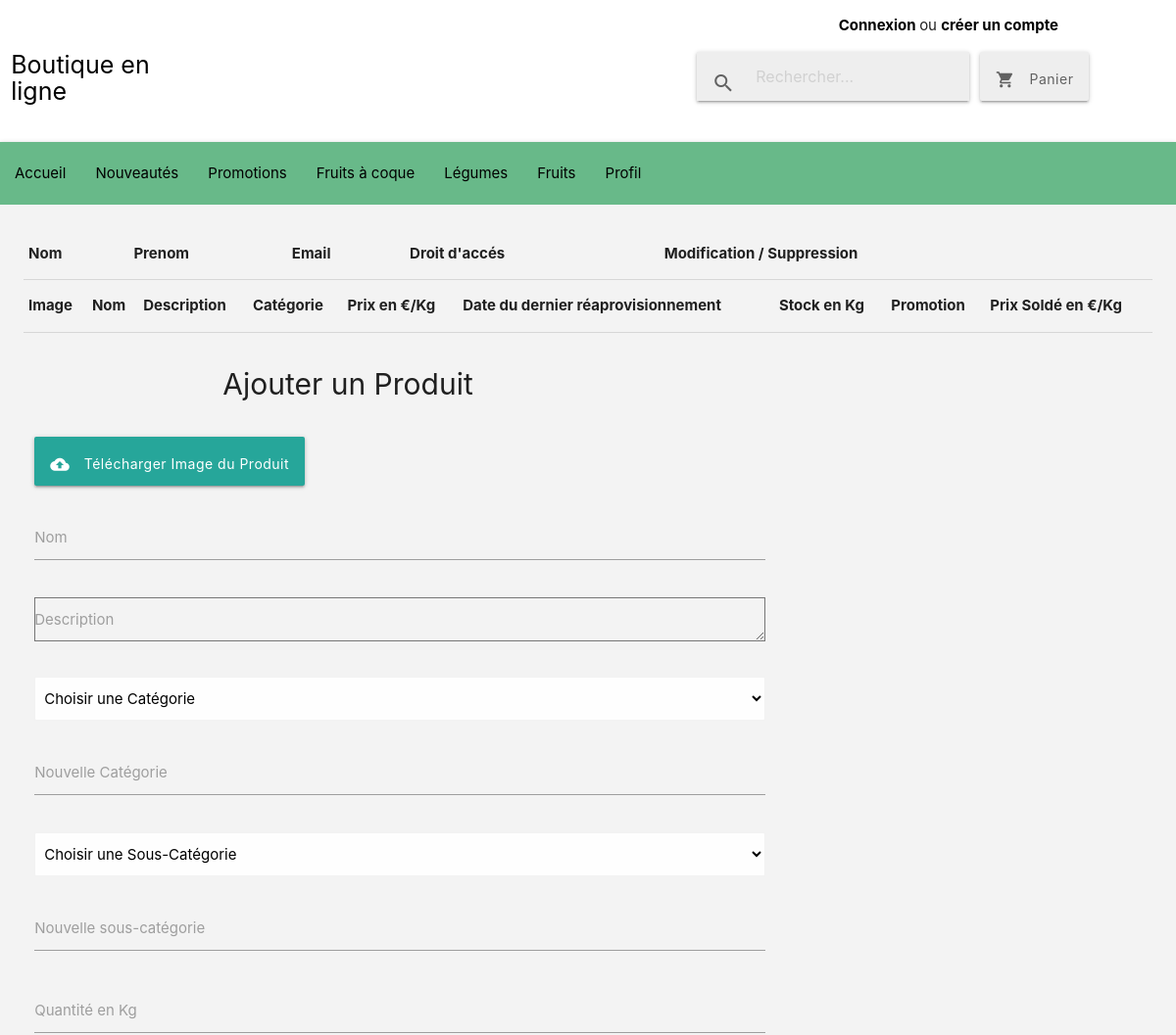
/admin.php (upper part), run on an earlier commit of the app's database.
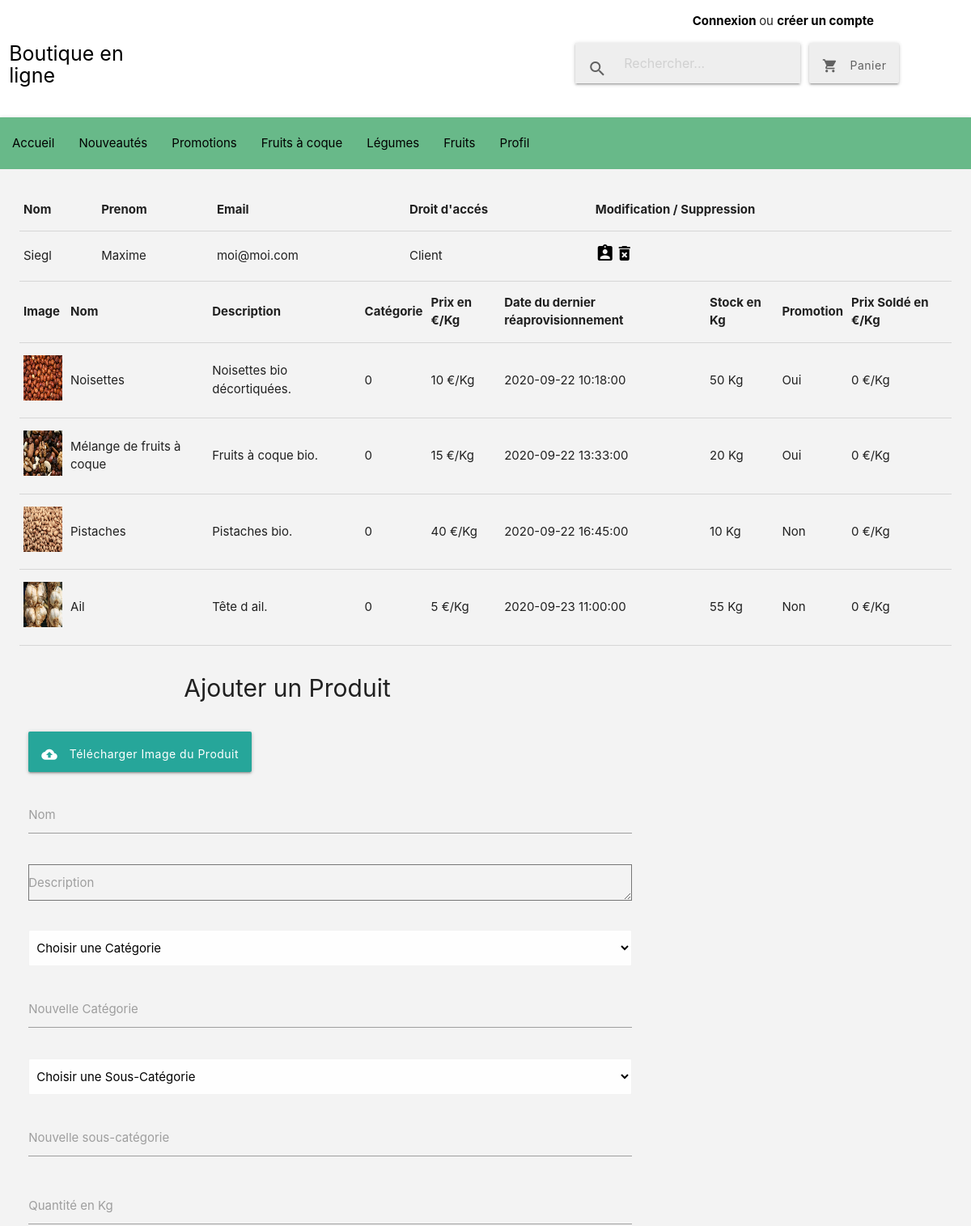
And on a later commit of the database.
### tables this page shows
CREATE TABLE IF NOT EXISTS `utilisateurs` (
  `id` int(11) NOT NULL AUTO_INCREMENT,
  `nom` varchar(255) NOT NULL,
  `prenom` varchar(255) NOT NULL,
  `email` varchar(255) NOT NULL,
  `password` varchar(255) NOT NULL,
  `etat_panier` tinyint(1) DEFAULT NULL,
  `admin` tinyint(1) DEFAULT NULL,
  PRIMARY KEY (`id`)
);

CREATE TABLE IF NOT EXISTS `produits` (
  `id` int(11) NOT NULL AUTO_INCREMENT,
  `nom` varchar(255) NOT NULL,
  `prix` int(11) NOT NULL,
  `description` text NOT NULL,
  `image` varchar(255) NOT NULL,
  `date_ajout` datetime NOT NULL,
  `stock` int(11) NOT NULL,
  `valorisation` tinyint(1) NOT NULL,
  `prix_solde` int(11) DEFAULT NULL,
  `id_categorie` int(11) NOT NULL,
  PRIMARY KEY (`id`)
);

### classes/Database.php (called while the page is built)
<?php
    class Database
    {
        private $pdo;
        public function __construct($login, $password, $database_name, $host = 'localhost'){
            $this->pdo = new PDO("mysql:host=$host; port=3306; dbname=$database_name", "$login", "$password");
            $this->pdo->setAttribute(PDO::ATTR_ERRMODE, PDO::ERRMODE_EXCEPTION);
            $this->pdo->setAttribute(PDO::ATTR_DEFAULT_FETCH_MODE, PDO::FETCH_OBJ);
        }
        public function query($query, $params = false){
            if($params){
                $req = $this->pdo->prepare($query);
                $req->execute($params);
            }
            else{
                $req = $this->pdo->query($query);
            }
            return $req;
        }
    }
?>

### includes/php_admin.php (the view, shortened to what this page needs)
<?php
    $requete = $db->query("SELECT * FROM utilisateurs");
    $users = $requete->fetchall(PDO::FETCH_ASSOC);
    echo '<table>';
    echo '<thead>';
    echo '<th>Nom</th>';
    echo '<th>Prenom</th>';
    echo '<th>Email</th>';
    echo '<th>Droit d\'accés</th>';
    echo '<th> Modification / Suppression </th>';
    echo '</thead>';
    echo '<tbody>';
    foreach($users as $user){
        if ($user['admin'] == 1){
            $droit = 'Administrateur';
        }
        else{
            $droit = 'Client';
        }
        echo '<tr>';
        echo '<td>'.$user['nom'].'</td>';
        echo '<td>'.$user['prenom'].'</td>';
        echo '<td>'.$user['email'].'</td>';
        echo '<td>'.$droit.'</td>';
        echo '<td>'.'<a href="admin.php?id_client_modif='.$user['id'].'"><i class="material-icons"> assignment_ind </i></a>'.'<a href="admin.php?id_client_over='.$user['id'].'"><i class="material-icons"> delete_forever </i></a>'.'</td>';
        echo '</tr>';
    }
    echo '<tbody>';
    echo '<table>';
    $requete = $db->query("SELECT * FROM produits");
    $produits = $requete->fetchall(PDO::FETCH_ASSOC);
    echo '<table>';
    echo '<thead>';
    echo '<th>Image</th>';
    echo '<th>Nom</th>';
    echo '<th>Description</th>';
    echo '<th>Catégorie</th>';
    echo '<th>Prix en €/Kg</th>';
    echo '<th>Date du dernier réaprovisionnement</th>';
    echo '<th>Stock en Kg</th>';
    echo '<th>Promotion</th>';
    echo '<th>Prix Soldé en €/Kg</th>';
    echo '</thead>';
    echo '<tbody>';
    foreach($produits as $produit){
        if ($produit['valorisation'] == 1){
            $solde = 'Oui';
        }
        else{
            $solde = 'Non';
        }
        echo '<tr>';
        echo '<td>'.'<img src="img/'.$produit['image'].'">'.'</td>';
        echo '<td>'.$produit['nom'].'</td>';
        echo '<td>'.$produit['description'].'</td>';
        echo '<td>'.$produit['id_categorie'].'</td>';
        echo '<td>'.$produit['prix'].' €/Kg </td>';
        echo '<td>'.$produit['date_ajout'].'</td>';
        echo '<td>'.$produit['stock'].' Kg</td>';
        echo '<td>'.$solde.'</td>';
        echo '<td>'.$produit['prix_solde'].' €/Kg </td>';
        echo '</tr>';
    }
    echo '<tbody>';
    echo '<table>';
?>

What changed in the data, as far as the page shows it:
added utilisateurs: nom "Siegl", prenom "Maxime", email "moi@moi.com", admin "Client"
added produits: image (picture), nom "Noisettes", description "Noisettes bio décortiquées.", id_categorie "0", prix "10", date_ajout "2020-09-22 10:18:00", stock "50", valorisation "Oui", prix_solde "0"
added produits: image (picture), nom "Mélange de fruits à coque", description "Fruits à coque bio.", id_categorie "0", prix "15", date_ajout "2020-09-22 13:33:00", stock "20", valorisation "Oui", prix_solde "0"
added produits: image (picture), nom "Pistaches", description "Pistaches bio.", id_categorie "0", prix "40", date_ajout "2020-09-22 16:45:00", stock "10", valorisation "Non", prix_solde "0"
added produits: image (picture), nom "Ail", description "Tête d ail.", id_categorie "0", prix "5", date_ajout "2020-09-23 11:00:00", stock "55", valorisation "Non", prix_solde "0"
